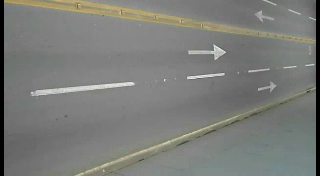
#> input picture frame 37 of pythonProject/video.avi, 320 x 176 px
$ python car.py
#> lines starting #> are read from the running program, lines starting #| are printed output that depends on the picture; after the words box and inside, x2 and y2 are one past the last pixel; in counts of white or black regions, pixels touching at a corner belong together
import cv2
backsub=cv2.createBackgroundSubtractorMOG2()
capture=cv2.VideoCapture('video.avi')
i=0
minArea=2600
while True:
    _,frame=capture.read()
#> frame is the input picture: shape (176, 320, 3); mean B, G, R 121, 124.5, 123.3
    fgmask=backsub.apply(frame,None,0.02)
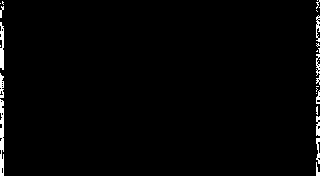
#> fgmask: shape (176, 320); values 127 (black) and 255 (white), 1.6% white; 26 white regions (15 under 20 px), largest, box (x1, y1, x2, y2) and area: (0, 99, 4, 176) 256, (0, 22, 4, 70) 151, (0, 73, 4, 98) 74
    erode=cv2.erode(fgmask,None,iterations=4)
#> erode: shape (176, 320); every value is 127
    moments=cv2.moments(erode,True)
#> moments = moments, m00 56320, centre m10/m00, m01/m00 = (159.5, 87.5)
    cv2.line(frame,(40,0),(40,176),(255,0,0),2)
    cv2.line(frame,(55,0), (55,176), (255,0,0),2)
    cv2.line(frame,(0,50),(320,50),(255,0,0),2)
    cv2.line(frame,(0,65),(320,65),(255,0,0),2)

    cv2.line(frame,(100,0),(100,176),(0,255,255),2)
    cv2.line(frame,(115, 0),(115, 176),(0, 255, 255), 2)

    cv2.line(frame,(0,105),(320,105),(0,255,255),2)
    cv2.line(frame,(0, 130),(320, 130),(0, 255, 255), 2)

    if moments['m00']>=minArea:
        x=int(moments['m10']/moments['m00'])
#> x = 159
        y = int(moments['m01'] / moments['m00'])
#> y = 87

        print('moment :'+str(moments['m00'])+" x :"+str(x)+" y :"+str(y))
#| moment :56320.0 x :159 y :87
        if(x >30 and x<55 and y>50 and y<65):
            i=i+1
            print("ust"+str(i))
        elif(x>102 and x>110 and y>105 and y<130):
            i=i+1
            print("alt"+str(i))

    cv2.putText(frame,'Sayi:%r'%i,(200,30),cv2.FONT_ITALIC,1,(255,255,255),4)
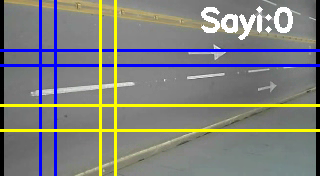
#> frame: shape (176, 320, 3); mean B, G, R 124.1, 127.6, 126.4
    cv2.imshow('video',frame)
    cv2.imshow('fgmask', fgmask)
    key=cv2.waitKey(25)
#> (key Esc is pressed here)
    if key==ord('p'):
        break

capture.release()

cv2.destroyAllWindows()

$ run again, starting later in the video
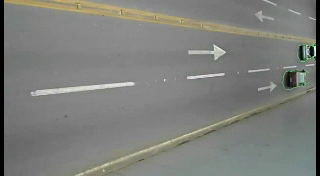
#> input picture frame 168 of pythonProject/video.avi, 320 x 176 px
#> frame is the input picture: shape (176, 320, 3); mean B, G, R 122.7, 126.8, 125.5
#> `fgmask=backsub.apply(frame,None,0.02)`:
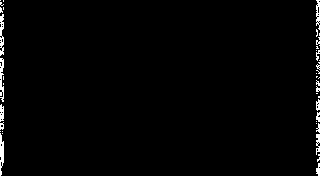
#> fgmask: shape (176, 320); values 127 (black) and 255 (white), 1.5% white; 44 white regions (32 under 20 px), largest, box (x1, y1, x2, y2) and area: (0, 14, 4, 56) 117, (0, 58, 4, 102) 117, (0, 133, 4, 176) 117
#> erode: shape (176, 320); every value is 127
#> moments = moments, m00 56320, centre m10/m00, m01/m00 = (159.5, 87.5)
#> x = 159
#> y = 87
#| moment :56320.0 x :159 y :87
#> `cv2.putText(frame,'Sayi:%r'%i,(200,30),cv2.FONT_ITALIC,1,(255,255,255)..`:
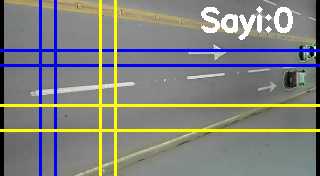
#> frame: shape (176, 320, 3); mean B, G, R 125.5, 129.5, 128.3

$ run again, starting later in the video
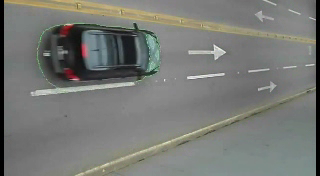
#> input picture frame 299 of pythonProject/video.avi, 320 x 176 px
#> frame is the input picture: shape (176, 320, 3); mean B, G, R 117.1, 121.2, 119.4
#> `fgmask=backsub.apply(frame,None,0.02)`:
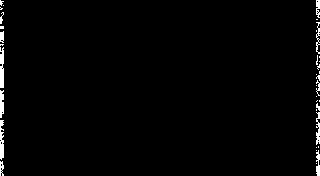
#> fgmask: shape (176, 320); values 127 (black) and 255 (white), 1.6% white; 35 white regions (24 under 20 px), largest, box (x1, y1, x2, y2) and area: (0, 47, 4, 88) 145, (0, 120, 4, 160) 126, (0, 90, 4, 118) 94
#> erode: shape (176, 320); every value is 127
#> moments = moments, m00 56320, centre m10/m00, m01/m00 = (159.5, 87.5)
#> x = 159
#> y = 87
#| moment :56320.0 x :159 y :87
#> `cv2.putText(frame,'Sayi:%r'%i,(200,30),cv2.FONT_ITALIC,1,(255,255,255)..`:
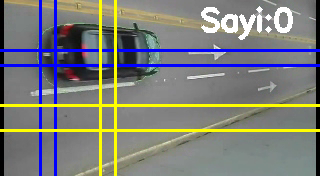
#> frame: shape (176, 320, 3); mean B, G, R 121.1, 125, 123.5
